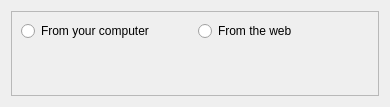
<ui version="4.0" >
 <class>AddMediaDialogBase</class>
 <widget class="QDialog" name="AddMediaDialogBase" >
  <property name="geometry" >
   <rect>
    <x>0</x>
    <y>0</y>
    <width>390</width>
    <height>107</height>
   </rect>
  </property>
  <property name="windowTitle" >
   <string comment="Inset an image into the text" >Add Image</string>
  </property>
  <layout class="QGridLayout" name="gridLayout_2" >
   <property name="verticalSpacing" >
    <number>6</number>
   </property>
   <item row="0" column="0" >
    <widget class="QFrame" name="frame" >
     <property name="frameShape" >
      <enum>QFrame::StyledPanel</enum>
     </property>
     <property name="frameShadow" >
      <enum>QFrame::Raised</enum>
     </property>
     <layout class="QGridLayout" name="gridLayout" >
      <item row="0" column="0" >
       <widget class="QRadioButton" name="radiobtnLocalUrl" >
        <property name="text" >
         <string>From your computer</string>
        </property>
       </widget>
      </item>
      <item row="0" column="1" >
       <widget class="QRadioButton" name="radiobtnRemoteUrl" >
        <property name="text" >
         <string>From the web</string>
        </property>
       </widget>
      </item>
      <item row="1" column="0" colspan="2" >
       <widget class="KUrlRequester" name="kurlreqMediaUrl" >
        <property name="toolTip" >
         <string/>
        </property>
       </widget>
      </item>
     </layout>
    </widget>
   </item>
  </layout>
 </widget>
 <customwidgets>
  <customwidget>
   <class>KUrlRequester</class>
   <extends>QFrame</extends>
   <header>kurlrequester.h</header>
  </customwidget>
 </customwidgets>
 <resources/>
 <connections/>
</ui>
